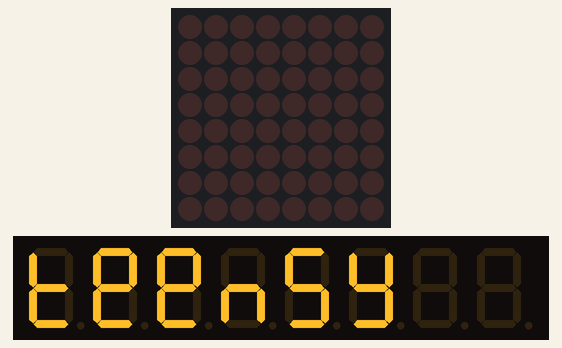
This sketch was run on a simulated Arduino Uno, built with avr-gcc and run on an emulated ATmega328P. Parts: 8×8 LED matrix, 8-digit seven-segment display.

Above: at 0.45 s.
At 4.95 s:
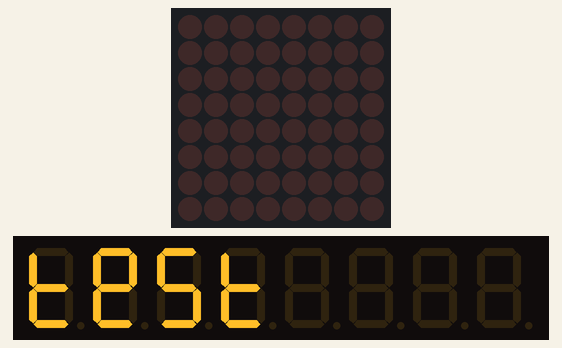
At 17.1 s:
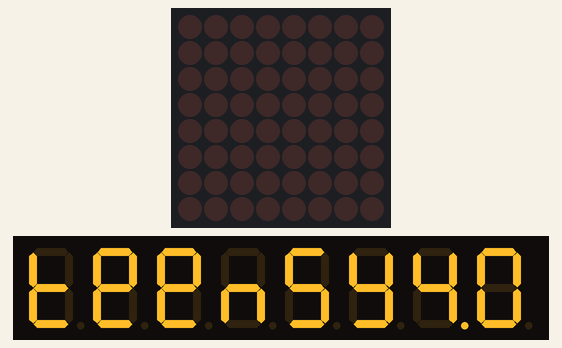
At 25.5 s:
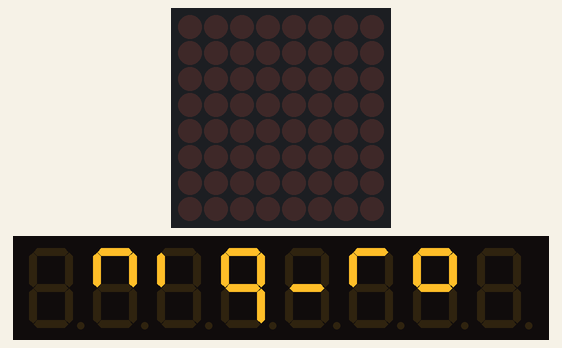
At 37.9 s:
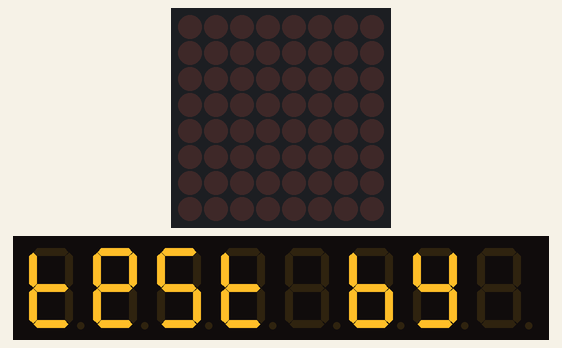

Measured:
- what the display in image 0 shows lasts 0.4 s, from 0.3 s to 0.7 s

The sketch:

Teensy_LefControl_8x7leddisplay.ino
```cpp
//We always have to include the library
#include "LedControl.h"

/*
 Now we need a LedControl to work with.
 ***** These pin numbers will probably not work with your hardware *****
 pin 12 is connected to the DataIn
 pin 11 is connected to the CLK
 pin 10 is connected to LOAD
 We have only a single MAX72XX.

 adapted by Nicu FLORICA (niq_ro)
 */
LedControl lc=LedControl(12,11,10,1);

/* we always wait a bit between updates of the display */
unsigned long delaytime=50;
unsigned long delaytime2=400;
byte imin = 0;
byte imax = 8;

void setup() {
  /*
   The MAX72XX is in power-saving mode on startup,
   we have to do a wakeup call
   */
  lc.shutdown(0,false);
  /* Set the brightness to a medium values */
  lc.setIntensity(0,0);
  /* and clear the display */
  lc.clearDisplay(imin);
}


void writeTeensy() {
  lc.setRow(0,7,B00001111);
  delay(delaytime);
  lc.setRow(0,6,B01101111);
  delay(delaytime);
  lc.setRow(0,5,B01101111);
  delay(delaytime);
  lc.setChar(0,4,'n',false);
  delay(delaytime);
  lc.setChar(0,3,'5',false);
  delay(delaytime);
  lc.setRow(0,2,B00111011);
  delay(delaytime2);
  lc.setDigit(0,1,4,true);
  delay(delaytime);
  lc.setDigit(0,0,0,false);
  delay(delaytime);
}

void writetestby() {
  lc.setRow(0,7,B00001111);
  delay(delaytime);
  lc.setRow(0,6,B01101111);
  delay(delaytime);
  lc.setChar(0,5,'5',false);
  delay(delaytime);
  lc.setRow(0,4,B00001111);
  delay(delaytime);
  lc.setChar(0,3,' ',false);
  delay(delaytime);
  lc.setRow(0,2,B00011111);
  delay(delaytime);
  lc.setRow(0,1,B00111011);
  delay(delaytime);
  lc.setChar(0,0,' ',false);
  delay(delaytime);
}

void writebyniq() {
  lc.setChar(0,7,' ',false);  // none
  delay(delaytime);
  lc.setRow(0,6,B01100010);  // n
  delay(delaytime);
  lc.setRow(0,5,B00000010); // i
  delay(delaytime);
  lc.setRow(0,4,B01110011); // q
  delay(delaytime);
  lc.setRow(0,3,B00000001); // _
  delay(delaytime);
  lc.setRow(0,2,B01000010); // r
  delay(delaytime);
  lc.setRow(0,1,B01100011); // o
  delay(delaytime);
  lc.setChar(0,0,' ',false);
  delay(delaytime);
}


void loop() {
  writeTeensy();
  for (byte i = imin; i <= imax; i++) {
  delay(delaytime2);
  lc.setIntensity(0,i);
  }
  delay(delaytime2);
  lc.clearDisplay(0);
  writetestby();
  for (byte i = imax; i > imin; i--) {
  delay(delaytime2);
  lc.setIntensity(0,i);
  }
  delay(delaytime2);
  lc.clearDisplay(0);
  writebyniq();
  for (byte i = imin; i <= imax; i++) {
  delay(delaytime2);
  lc.setIntensity(0,i);
  }
  for (byte i = imax; i > imin; i--) {
  delay(delaytime2);
  lc.setIntensity(0,i);
  }
  delay(delaytime2);
  lc.clearDisplay(0);
}
```
